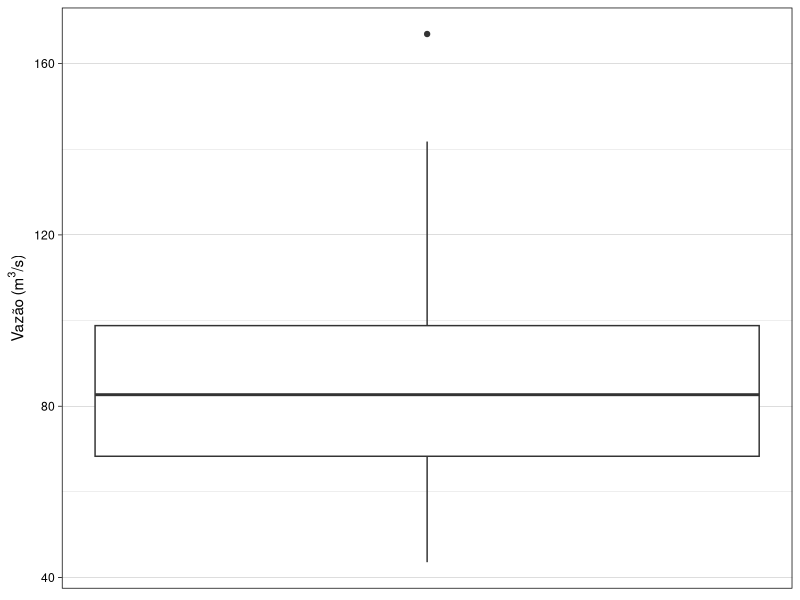
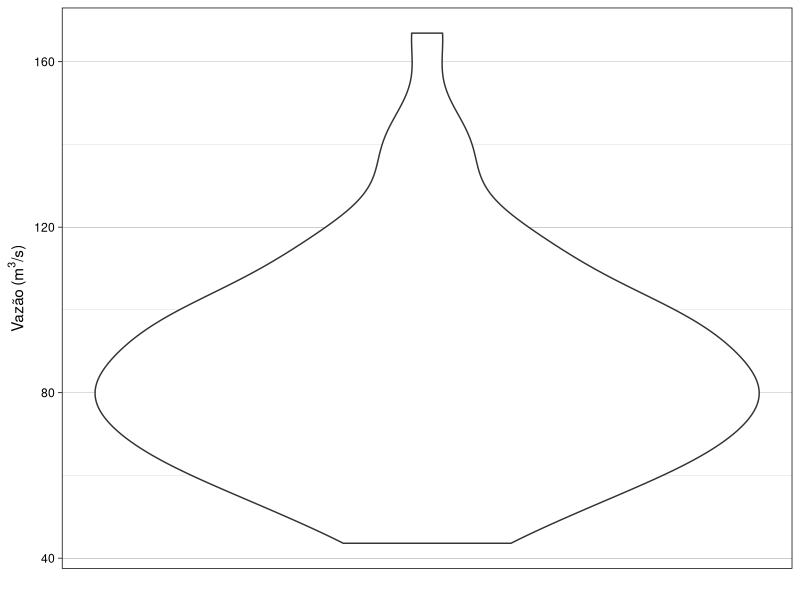

These figures' R source, in order:
# Preamble
library(ggplot2)
library(Hmisc)

# Defining path to file
setwd('/Users/rq.aita/Códigos/stats-hydro/files')
# setwd('/home/ufpr/Documentos/GitHub/stats-hydro/files')

# Loading file serie_anual.txt
serie_anual <- read.csv('serie_anual.txt', sep='\t', header=FALSE)
anos  <- serie_anual$V1
vazao <- serie_anual$V2

## DESCRIPTIVE STATISTICS
describe(serie_anual)

# Mean
mean = mean(vazao)

# Standart deviation
sd = sd(vazao)

# Variance
var = var(vazao)

# Median
median = median(vazao)

# Mode
# Doesn't have a built-in function

# Range
max = max(vazao)
min = min(vazao)
range = max - min

# Quantiles
quantile = quantile(vazao)

## GRAPHICS
# Box-plot diagram
ggplot(serie_anual) +
  geom_boxplot(aes(y=V2)) +
  labs(y=expression('Vazão (m'^3*'/s)')) +
  theme_linedraw() +
  theme(panel.grid.major.x = element_blank(),
        panel.grid.minor.x = element_blank(),
        axis.ticks.x = element_blank(),
        axis.text.x = element_blank(),
        )

# Violin plot
ggplot(serie_anual) +
  geom_violin(aes(x=V1, y=V2)) +
  labs(x='', y=expression('Vazão (m'^3*'/s)')) +
  theme_linedraw() +
  theme(panel.grid.major.x = element_blank(),
        panel.grid.minor.x = element_blank(),
        axis.ticks.x = element_blank(),
        axis.text.x = element_blank(),
  )
